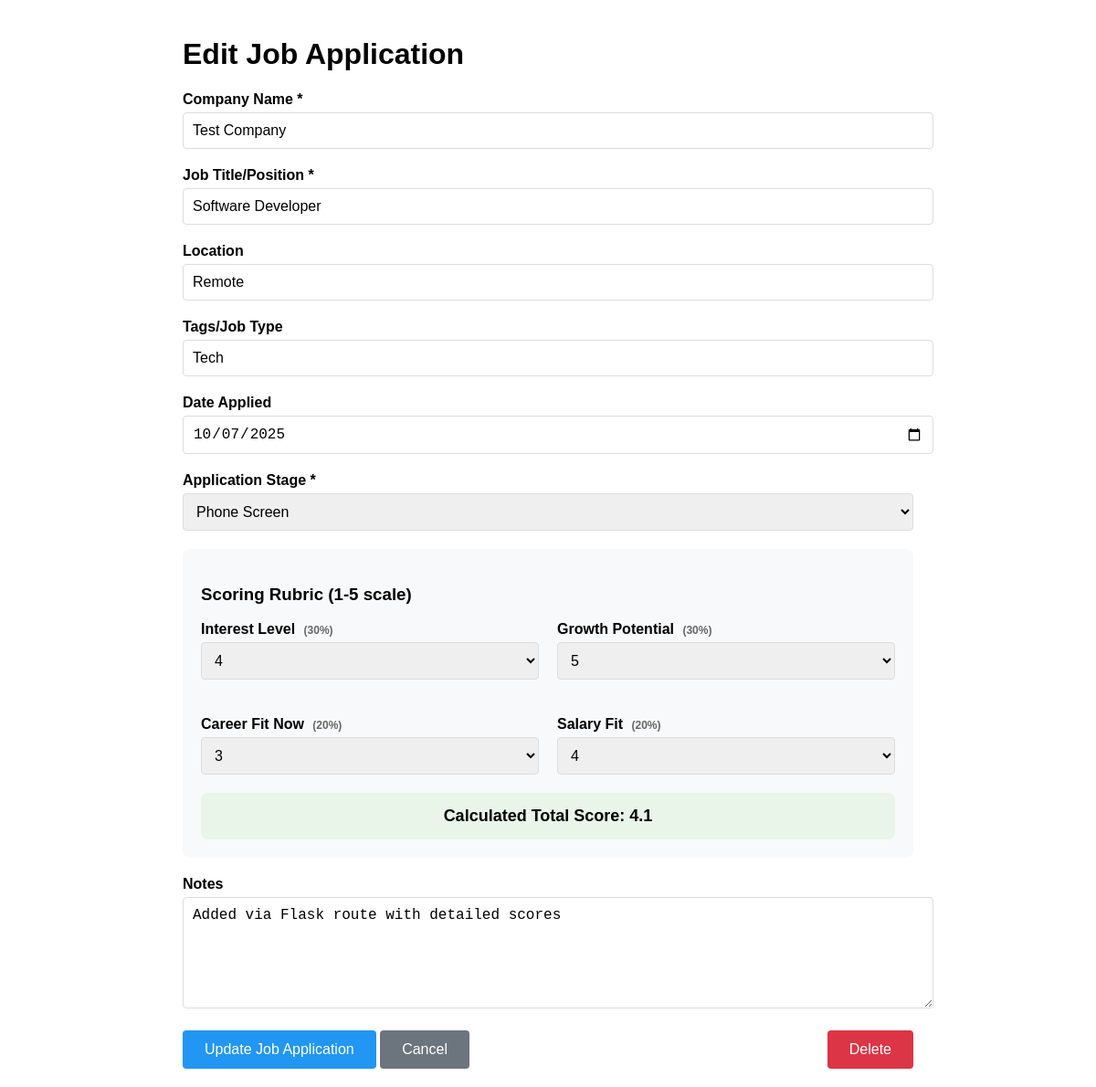
Page /edit/102 on the committed database.
### app.py (models this page shows)
class Job(db.Model):
    __tablename__ = "applications"
    id = db.Column(db.Integer, primary_key=True)
    company_name = db.Column(db.String)
    job_title = db.Column(db.String)
    location = db.Column(db.String)
    salary_range = db.Column(db.String)
    job_type = db.Column(db.String)
    application_date = db.Column(db.String)
    response_status = db.Column(db.String)
    career_fit_now = db.Column(db.Float)
    interest_level = db.Column(db.Float)
    growth_potential = db.Column(db.Float)
    salary_fit = db.Column(db.Float)
    total_score = db.Column(db.Float)
    notes = db.Column(db.String)

### app.py (the view, shortened to what this page needs)
@app.route("/edit/<int:job_id>", methods=["GET", "POST"])
def edit_job(job_id):
    job = Job.query.get(job_id)
    if not job:
        return "Job not found", 404
    return render_template("edit_job.html",
                         job=job,
                         stage_options=STAGE_OPTIONS,
                         score_options=SCORE_OPTIONS)

### templates/edit_job.html (shortened to what this page needs)
<!DOCTYPE html>
<html>
<head>
</head>
<body>
    <h1>Edit Job Application</h1>
    <form method="POST">
        <div class="form-group">
            <label for="company_name">Company Name *</label>
            <input type="text" id="company_name" name="company_name" value="{{ job.company_name }}" required>
        </div>
        <div class="form-group">
            <label for="job_title">Job Title/Position *</label>
            <input type="text" id="job_title" name="job_title" value="{{ job.job_title }}" required>
        </div>
        <div class="form-group">
            <label for="location">Location</label>
            <input type="text" id="location" name="location" value="{{ job.location }}" placeholder="e.g., Remote, New York, NY">
        </div>
        <div class="form-group">
            <label for="job_type">Tags/Job Type</label>
            <input type="text" id="job_type" name="job_type" value="{{ job.job_type }}" placeholder="e.g., Tech, Marketing, Finance">
        </div>
        <div class="form-group">
            <label for="application_date">Date Applied</label>
            <input type="date" id="application_date" name="application_date" value="{{ job.application_date }}">
        </div>
        <div class="form-group">
            <label for="response_status">Application Stage *</label>
            <select id="response_status" name="response_status" required>
                {% for stage in stage_options %}
                <option value="{{ stage }}" {% if stage == job.response_status %}selected{% endif %}>{{ stage }}</option>
                {% endfor %}
            </select>
        </div>
        <div class="score-section">
            <h3>Scoring Rubric (1-5 scale)</h3>
            <div class="score-grid">
                <div class="form-group">
                    <label for="interest_level">Interest Level <span class="weight">(30%)</span></label>
                    <select id="interest_level" name="interest_level" required onchange="calculateTotal()">
                        {% for score in score_options %}
                        <option value="{{ score }}" {% if score == job.interest_level %}selected{% endif %}>{{ score }}</option>
                        {% endfor %}
                    </select>
                </div>
                <div class="form-group">
                    <label for="growth_potential">Growth Potential <span class="weight">(30%)</span></label>
                    <select id="growth_potential" name="growth_potential" required onchange="calculateTotal()">
                        {% for score in score_options %}
                        <option value="{{ score }}" {% if score == job.growth_potential %}selected{% endif %}>{{ score }}</option>
                        {% endfor %}
                    </select>
                </div>
                <div class="form-group">
                    <label for="career_fit_now">Career Fit Now <span class="weight">(20%)</span></label>
                    <select id="career_fit_now" name="career_fit_now" required onchange="calculateTotal()">
                        {% for score in score_options %}
                        <option value="{{ score }}" {% if score == job.career_fit_now %}selected{% endif %}>{{ score }}</option>
                        {% endfor %}
                    </select>
                </div>
                <div class="form-group">
                    <label for="salary_fit">Salary Fit <span class="weight">(20%)</span></label>
                    <select id="salary_fit" name="salary_fit" required onchange="calculateTotal()">
                        {% for score in score_options %}
                        <option value="{{ score }}" {% if score == job.salary_fit %}selected{% endif %}>{{ score }}</option>
                        {% endfor %}
                    </select>
                </div>
            </div>
            <div class="total-score">
                Calculated Total Score: <span id="total_score_display">{{ "%.1f"|format(job.total_score) }}</span>
            </div>
        </div>
        <div class="form-group">
            <label for="notes">Notes</label>
            <textarea id="notes" name="notes" placeholder="Any additional notes about this application...">{{ job.notes }}</textarea>
        </div>
        <div style="display: flex; gap: 10px; justify-content: space-between;">
            <div>
                <button type="submit" class="btn btn-primary">Update Job Application</button>
                <a href="{{ url_for('home') }}" class="btn btn-secondary">Cancel</a>
            </div>
            <a href="/delete/{{ job.id }}" class="btn btn-danger"
               onclick="return confirm('Are you sure you want to delete this job application?')">Delete</a>
        </div>
    </form>
</body>
</html>

### templates/edit_job.html (style rules this page uses)
body { font-family: Arial, sans-serif; max-width: 800px; margin: 0 auto; padding: 20px; }
.form-group { margin-bottom: 20px; }
label { display: block; margin-bottom: 5px; font-weight: bold; }
input, select, textarea { width: 100%; padding: 10px; border: 1px solid #ddd; border-radius: 4px; font-size: 16px; }
textarea { height: 100px; resize: vertical; }
.btn { padding: 12px 24px; border: none; border-radius: 4px; cursor: pointer; font-size: 16px; text-decoration: none; display: inline-block; }
.btn-primary { background-color: #2196F3; color: white; }
.btn-secondary { background-color: #6c757d; color: white; }
.btn-danger { background-color: #dc3545; color: white; }
.score-section { background-color: #f8f9fa; padding: 20px; border-radius: 8px; margin: 20px 0; }
.score-grid { display: grid; grid-template-columns: 1fr 1fr; gap: 20px; }
.total-score { background-color: #e8f5e8; padding: 15px; border-radius: 8px; text-align: center; font-size: 18px; font-weight: bold; }
.weight { font-size: 12px; color: #666; margin-left: 5px; }

### rows in the picture
Job: company_name "Test Company", job_title "Software Developer", location "Remote", job_type "Tech", application_date "10/07/2025", response_status "Phone Screen", interest_level "4", growth_potential "5", career_fit_now "3", salary_fit "4", total_score "4.1", notes "Added via Flask route with detailed scores"
